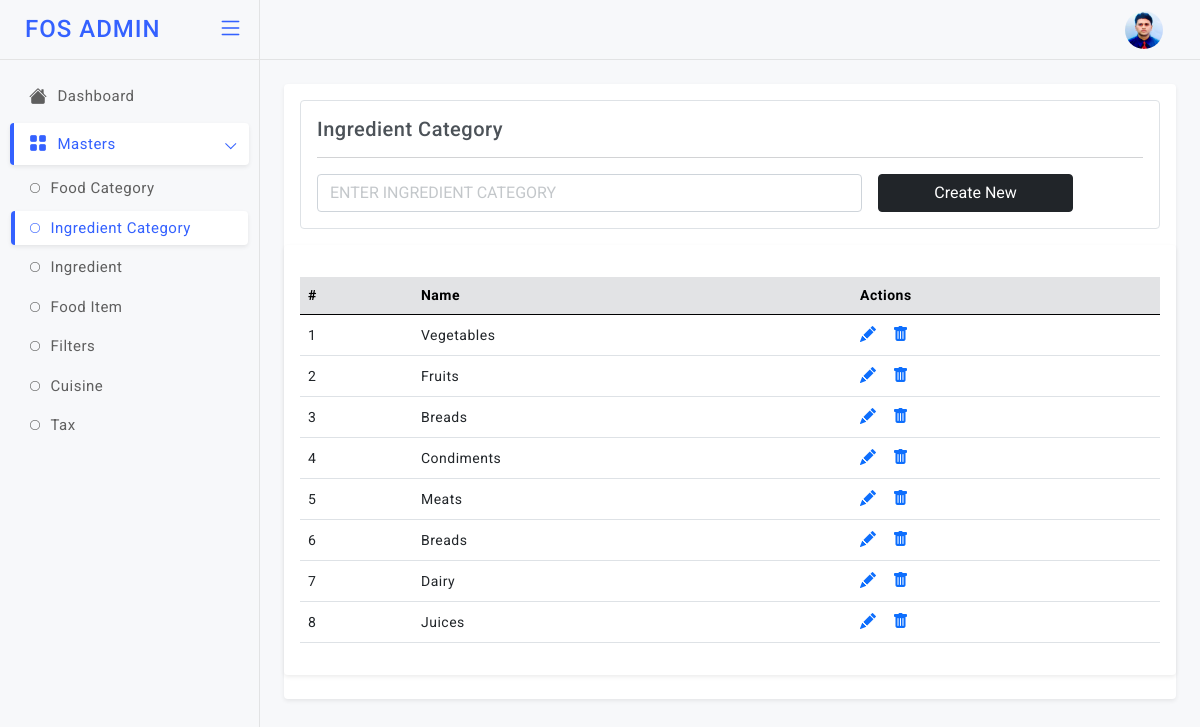
The app's page /ingcat (signed in) with its own data.
### models.py (models this page shows)
class IngCategory(db.Model):
    id = db.Column(db.Integer, primary_key=True)
    ing_cat_name = db.Column(db.String)

### app.py (the view)
@app.route('/ingcat', methods=["GET","POST"]) # End Point to Add & View the Menu Categories
def ingcat():
    if not settings.session.get("name"):
            return settings.redirect("/login")
    if settings.request.method=="POST":
        ing_cat_name = settings.request.form["ing_cat_name"]
        info=models.IngCategory(ing_cat_name=ing_cat_name)
        db.session.add(info)
        db.session.commit()
    fetch=models.IngCategory.query.all()
    return settings.render_template('admin/ingcat.html', getinfo=fetch)

### templates/admin/ingcat.html (shortened to what this page needs)
<!doctype html>
<html lang="en">
<head>
  <link href="static/admin-assets/plugins/simplebar/css/simplebar.css" rel="stylesheet" />
  <link href="static/admin-assets/plugins/perfect-scrollbar/css/perfect-scrollbar.css" rel="stylesheet" />
  <link href="static/admin-assets/plugins/metismenu/css/metisMenu.min.css" rel="stylesheet" />
  <link href="static/admin-assets/css/bootstrap.min.css" rel="stylesheet" />
  <link href="static/admin-assets/css/bootstrap-extended.css" rel="stylesheet" />
  <link href="static/admin-assets/css/style.css" rel="stylesheet" />
  <link href="static/admin-assets/css/icons.css" rel="stylesheet">
  <link rel="stylesheet" href="https://cdn.jsdelivr.net/npm/bootstrap-icons@1.5.0/font/bootstrap-icons.css">
	<link href="static/admin-assets/css/pace.min.css" rel="stylesheet" />
  <link href="static/admin-assets/css/dark-theme.css" rel="stylesheet" />
  <link href="static/admin-assets/css/light-theme.css" rel="stylesheet" />
  <link href="static/admin-assets/css/semi-dark.css" rel="stylesheet" />
  <link href="static/admin-assets/css/header-colors.css" rel="stylesheet" />
</head>
<body>
  <div class="wrapper">
      <header class="top-header">
        <nav class="navbar navbar-expand gap-3">
            <div class="top-navbar-right ms-auto">
              <ul class="navbar-nav align-items-center">
              <li class="nav-item dropdown dropdown-user-setting">
                <a class="nav-link dropdown-toggle dropdown-toggle-nocaret" href="#" data-bs-toggle="dropdown">
                  <div class="user-setting d-flex align-items-center">
                    <img src="static/admin-assets/images/avatars/rids.jpg" class="user-img" alt="">
                  </div>
                </a>
              </li>
              </ul>
              </div>
        </nav>
      </header>
        <aside class="sidebar-wrapper" data-simplebar="true">
          <div class="sidebar-header">
            <div>
              <h4 class="logo-text">FOS ADMIN</h4>
            </div>
            <div class="toggle-icon ms-auto"> <i class="bi bi-list"></i>
            </div>
          </div>
          <ul class="metismenu" id="menu">
            <li>
              <a href="javascript:;">
                <div class="parent-icon"><i class="bi bi-house-fill"></i>
                </div>
                <div class="menu-title">Dashboard</div>
              </a>
            </li>
            <li>
              <a href="javascript:;" class="has-arrow">
                <div class="parent-icon"><i class="bi bi-grid-fill"></i>
                </div>
                <div class="menu-title">Masters</div>
              </a>
              <ul>
                <li> <a href="/foodcat"><i class="bi bi-circle"></i>Food Category</a></li>
                <li> <a href="/ingcat"><i class="bi bi-circle"></i>Ingredient Category</a></li>
                <li> <a href="/ing"><i class="bi bi-circle"></i>Ingredient</a></li>
                <li> <a href="/fooditem"><i class="bi bi-circle"></i>Food Item</a></li>
                <li> <a href="/filters"><i class="bi bi-circle"></i>Filters</a></li>
                <li> <a href="/cusin"><i class="bi bi-circle"></i>Cuisine</a></li>
                <li> <a href="/tax"><i class="bi bi-circle"></i>Tax</a></li>
               </ul>
            </li>
          </ul>
       </aside>
          <main class="page-content">
            <div class="card">
              <div class="card-body">
                <div class="border p-3 rounded">
                  <h5 class="mb-0">Ingredient Category</h5>
                <hr/>
                <form class="row g-3" method="post">
                  <div class="col-8">
                    <input type="text" class="form-control" placeholder="ENTER INGREDIENT CATEGORY" name="ing_cat_name">
                  </div>
                     <div class="col-3">
                    <div class="d-grid">
                      <button type="submit" class="btn btn-dark submitForm">Create New</button>
                    </div>
                  </div>
                </form>
              </div>
              </div>
               <div class="card">
                 <div class="card-body">
                   <div class="table-responsive mt-3">
                     <table class="table align-middle">
                       <thead class="table-secondary">
                         <tr>
                          <th>#</th>
                          <th>Name</th>
                          <th>Actions</th>
                         </tr>
                       </thead>
                       <tbody>
                        {% for i in getinfo %}
                         <tr>
                          <td>{{loop.index}}</td>
                           <td>
                             <p class="mb-0">{{i["ing_cat_name"]}}</p>
                           </td>
                            <td>
                             <div class="table-actions d-flex align-items-center gap-3 fs-6">
                              <a href="/ingcatupdate?id={{i['id']}}"><i class="bi bi-pencil-fill"></i></a>
                               <a href="/ingcatdel/{{i['id']}}"><i class="bi bi-trash-fill"></i></a>
                             </div>
                           </td>
                         </tr>
                         {% endfor %}
                       </tbody>
                     </table>
                   </div>
                 </div>
               </div>
          </main>
  </div>
</body>
</html>

### static/admin-assets/css/style.css (style rules this page uses)
body { font-size: 14px; color: #4c5258; letter-spacing: .5px; font-family: Roboto, sans-serif; background-color: #f7f8fa; overflow-x: hidden; }
.wrapper { width: auto; position: relative }
a { text-decoration: none; }
::placeholder { opacity: 0.4 !important; }
.top-header .navbar { position: fixed; top: 0; left: 260px; right: 0; background-color: #f7f8fa; border-bottom: 1px solid #e2e3e4; background-clip: padding-box; height: 60px; z-index: 10; padding: 0 1.5rem; transition: all .2s; }
.top-header .navbar .top-navbar-right .nav-link { color: #293445; font-size: 18px; font-weight: 500; padding-right: .8rem; padding-left: .8rem; }
.dropdown-toggle-nocaret:after { display: none }
.top-header .navbar .user-img { width: 38px; height: 38px; padding: 0px; border-radius: 50%; }
.sidebar-wrapper { position: fixed; top: 0; left: 0; width: 260px; height: 100%; background-color: #f7f8fa; background-clip: padding-box; border-right: 1px solid #e2e3e4; transition: all .2s; z-index: 16; }
.sidebar-wrapper .sidebar-header { width: 260px; height: 60px; display: flex; align-items: center; position: fixed; top: 0; bottom: 0; padding: 0 15px; z-index: 5; background: #f7f8fa; border-right: 1px solid #e2e3e4; border-bottom: 1px solid #e4e4e4; background-clip: padding-box; transition: all .2s; }
.sidebar-wrapper .sidebar-header .logo-text { font-size: 24px; margin-left: 10px; margin-bottom: 0; letter-spacing: 1px; color: #3461ff; }
.toggle-icon { font-size: 26px; cursor: pointer; color: #3461ff; }
.sidebar-wrapper ul { padding: 0; margin: 0; list-style: none; background: 0 0 }
.sidebar-wrapper .metismenu { background: 0 0; display: -webkit-box; display: -ms-flexbox; display: flex; padding: 10px; margin-top: 60px; -webkit-box-orient: vertical; -webkit-box-direction: normal; -ms-flex-direction: column; flex-direction: column }
.sidebar-wrapper .metismenu li+li { margin-top: 5px }
.sidebar-wrapper .metismenu li:first-child { margin-top: 5px }
.sidebar-wrapper .metismenu li:last-child { margin-bottom: 5px }
.sidebar-wrapper .metismenu>li { display: -webkit-box; display: -ms-flexbox; display: flex; -webkit-box-orient: vertical; -webkit-box-direction: normal; -ms-flex-direction: column; flex-direction: column; position: relative }
.sidebar-wrapper .metismenu a { position: relative; display: flex; align-items: center; justify-content: left; padding: 10px 15px; border-radius: 4px; font-size: 15px; color: #5f5f5f; outline-width: 0; text-overflow: ellipsis; overflow: hidden; letter-spacing: .5px; border-left: 4px solid rgb(255 255 255 / 0%); transition: all .2s ease-out }
.sidebar-wrapper .metismenu a .parent-icon { font-size: 18px; line-height: 1 }
.sidebar-wrapper .metismenu a .menu-title { margin-left: 10px }
.sidebar-wrapper .metismenu ul a { padding: 6px 15px 6px 15px; font-size: 15px; border: 0; border-left: 4px solid rgb(255 255 255 / 0%); }
.sidebar-wrapper .metismenu ul a i { margin-right: 10px; font-size: 10px; }
.sidebar-wrapper .metismenu ul { border: 1px solid #ffffff00; background: rgb(255 255 255 / 0%); }
.sidebar-wrapper .metismenu .mm-active>a, .sidebar-wrapper .metismenu a:active, .sidebar-wrapper .metismenu a:focus, .sidebar-wrapper .metismenu a:hover { color: #3461ff; text-decoration: none; background-color: rgb(255 255 255); border-left: 4px solid #3461ff; box-shadow: 0 0.125rem 0.25rem rgb(0 0 0 / 8%); }
.metismenu .has-arrow:after { position: absolute; content: ""; width: .5em; height: .5em; border-style: solid; border-width: 1.2px 0 0 1.2px; border-color: initial; right: 15px; transform: rotate(-45deg) translateY(-50%); transform-origin: top; top: 50%; transition: all .3s ease-out }
.page-content { margin-left: 260px; margin-top: 60px; padding: 1.5rem; transition: all .2s; }
.table-responsive { white-space: nowrap; }

### records on screen
IngCategory: ing_cat_name "Vegetables"
IngCategory: ing_cat_name "Fruits"
IngCategory: ing_cat_name "Breads"
IngCategory: ing_cat_name "Condiments"
IngCategory: ing_cat_name "Meats"
IngCategory: ing_cat_name "Breads"
IngCategory: ing_cat_name "Dairy"
IngCategory: ing_cat_name "Juices"
